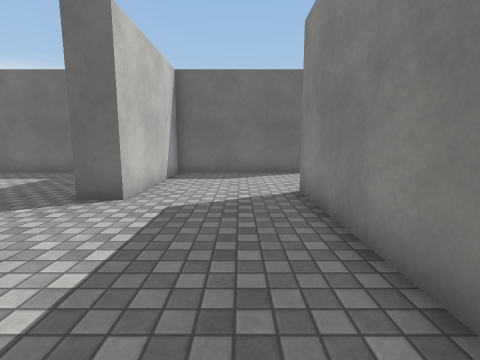
view 1 (above)

17 first-person views from a walk through a Unity game level. The camera is 1.2 m above the floor, tilts 8° down and sees 85° across. The floor is counted in squares, 1 m on a side. Each view is taken from the middle of a square. On the plan, view 1 faces up. The plan holds only what a view shows up to about 12 squares ahead; the rest is blank. Surface patterns are stand-ins for the level's own textures.

view 2
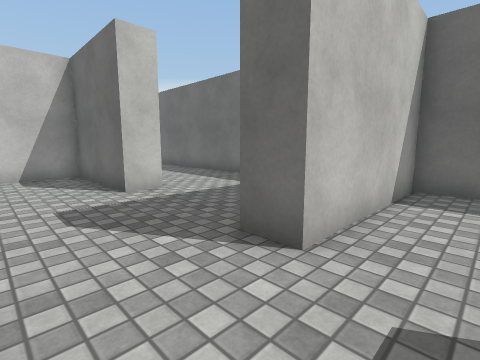

view 3
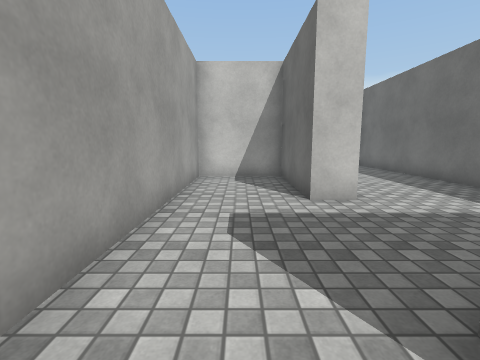

view 4
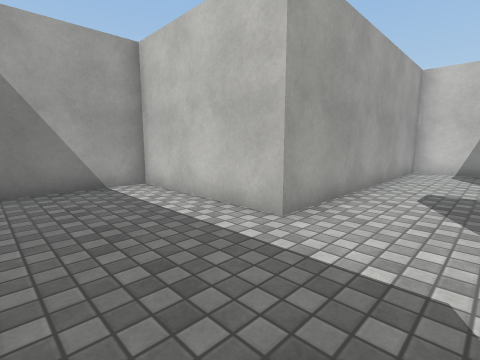

view 5
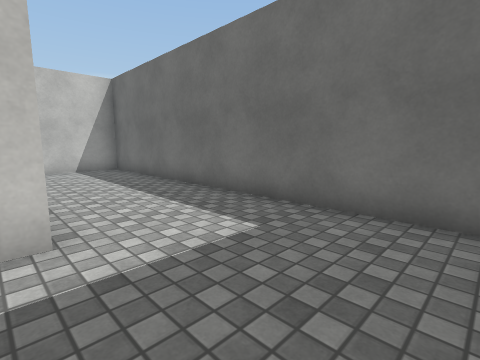

view 6
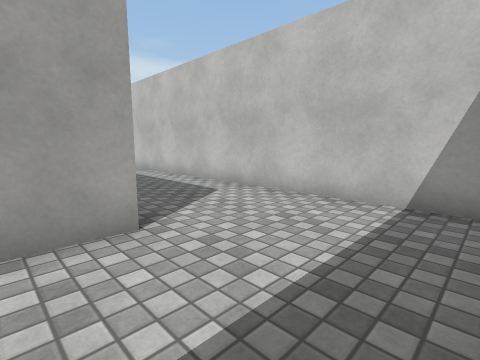

view 7
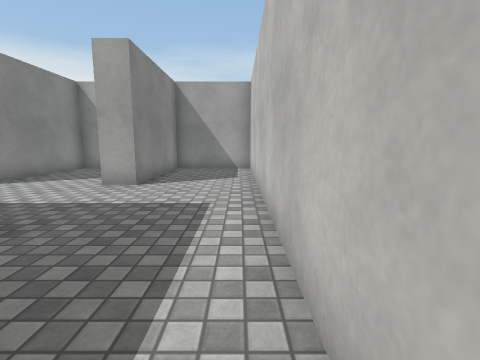

view 8
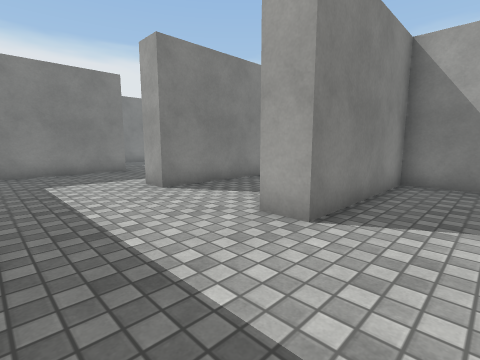

view 9
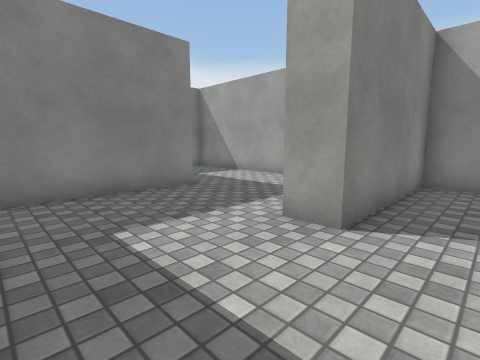

view 10
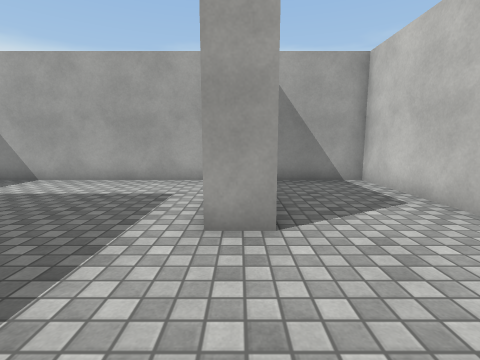

view 11
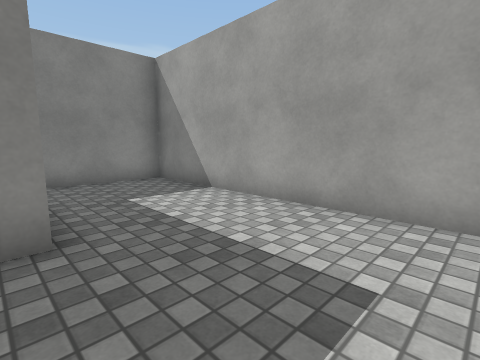

view 12
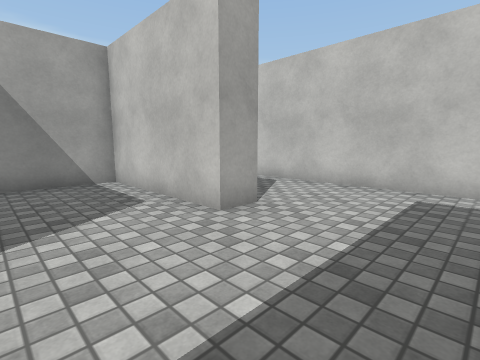

view 13
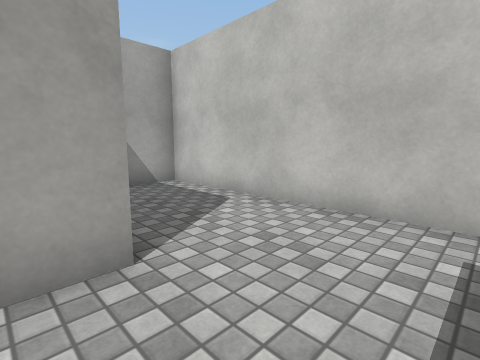

view 14
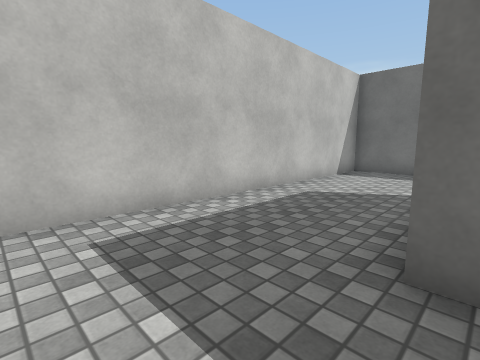

view 15
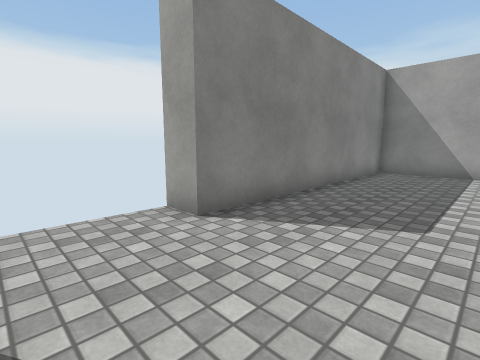

view 16
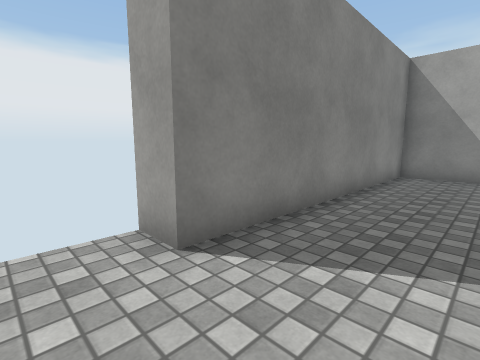

view 17
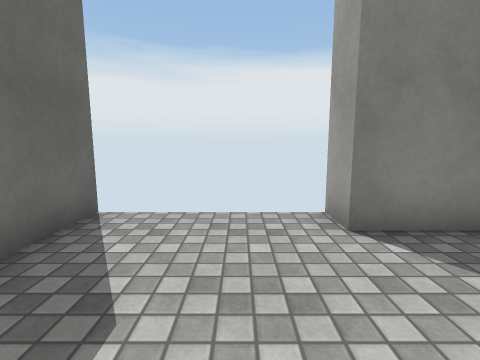

### Floor plan
Points are (right, up) in squares from view 1. A wall is a line through its corners. A room is listed if a view was taken in it or the views show most of it. See-through windows are left out.
Room 1 (views 1, 2, 3, 4, 5, 6, 7, 8, 9, 10, 11, 12, 13, 14, 15, 16, 17)
walls: (-12, 1.5) (-12.5, 1.5); (-7.5, 6.6) (-7.5, 5.5) (-11.5, 5.5) (-11.5, 2.5) (-2.5, 2.5) (-2.5, -2.5) (1.5, -2.5) (1.5, 6.5) (2.5, 6.5); (-3.5, -3.6) (-3.5, 0.8); (-12.6, 6.5) (-11, 6.5); (-6.9, -7.5) (1.5, -7.5) (1.5, -4.1); (-4.1, 10.5) (-16.5, 10.5) (-16.5, -7.5) (-13, -7.5) (-13, -2.5) (-12, -2.5) (-12, -7.5) (-8.5, -7.5) (-8.5, -2.5) (-7.5, -2.5); (2.5, 10.5) (-2.5, 10.5) (-2.5, 5.5) (-3.5, 5.5)

Positions as (right, up) in squares from view 1, and headings:
1: (0, 0), facing up
2: (-1, 3), facing up-left
3: (-2, 4), facing left
4: (1, 5), facing down-left
5: (-4, 6), facing up-left
6: (-11, 10), facing down-left
7: (-16, 5), facing down
8: (-15, 1), facing down-right
9: (-10, 1), facing down-right
10: (-8, 1), facing down
11: (-7, -3), facing down-right
12: (-9, 1), facing down-left
13: (-12, 0), facing down-left
14: (-12, -1), facing up-left
15: (-2, 9), facing down-right
16: (-1, 8), facing down-right
17: (-2, 8), facing right
